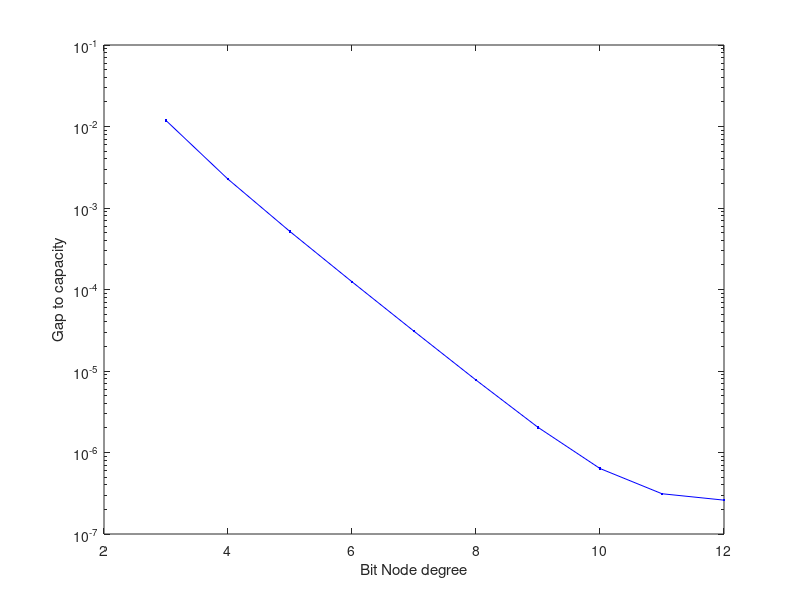

Write the MATLAB code that produced this figure.
% Course      : Assignment EE5161 Modern Coding Theory
% 
% Description : Script to find show the capacity approaching behaviour of
%               spatially coupled protograph LDPC codes
%
% Author      : Surajkumar Harikumar (EE11B075)

clear;clc;

z=0:0.0001:1;
eps_list=0:0.001:1;

lll=3:12;
eps_now=zeros(1,length(lll));
for k=1:length(lll)
    lam_degree = lll(k); rho_degree=2*lll(k);
    lam = [ zeros(1,lam_degree-1) 1 ] ;
    rho = [ zeros(1,rho_degree-1) 1 ] ;
    rho_d = [ zeros(1,rho_degree-2) rho_degree-1];

    for i=1:length(eps_list)
        eps=eps_list(i);
        U_inner = polyval(fliplr(rho_d),1-z).*(z - eps*(polyval(fliplr(lam),(1 - polyval(fliplr(rho),1-z) ) ) ));
        Y=cumtrapz(z,U_inner);
        s=sum(Y<0);
        if s > 0
            break
        end
    end
    count=0;
    inc=eps_list(2)-eps_list(1);
    while count<20
            inc=inc/2;
            if s > 0
                eps = eps-inc;
            else
                eps = eps+inc;
            end
            U_inner = polyval(fliplr(rho_d),1-z).*(z - eps*(polyval(fliplr(lam),(1 - polyval(fliplr(rho),1-z) ) ) ));
            Y=cumtrapz(z,U_inner);
            s=sum(Y<0);
            count=count+1;
    end    
    eps_now(k)=eps;
end

semilogy(lll,0.5-eps_now,'b.-');
xlabel('Bit Node degree');
ylabel('Gap to capacity');

% eps_old=proto_thresh_bec_brute([lam_degree,lam_degree]);
% U_old=polyval(fliplr(rho_d),1-z).*(z - eps_old*(polyval(fliplr(lam),(1 - polyval(fliplr(rho),1-z) ) ) ));
% Y_old=cumtrapz(z,U_old);
% 
% eps_h=0.5;
% U_h=polyval(fliplr(rho_d),1-z).*(z - eps_h*(polyval(fliplr(lam),(1 - polyval(fliplr(rho),1-z) ) ) ));
% Y_h=cumtrapz(z,U_h);
% 
% ex1=strcat({'Area Threshold - '},num2str(eps));
% ex2=strcat({'BP Threshold - '},num2str(eps_old));
% ex3=strcat({'Channel Parameter - '},num2str(eps_h));
% 
% figure(1);
% plot(z,Y_old,'r-');
% hold on;
% plot(z,Y,'b-');
% plot(z,Y_h,'g-');
% plot([0,1],[0,0],'k-');
% xlabel('X');
% ylabel('U(X)');
% legend([ex1,ex2,ex3]);
